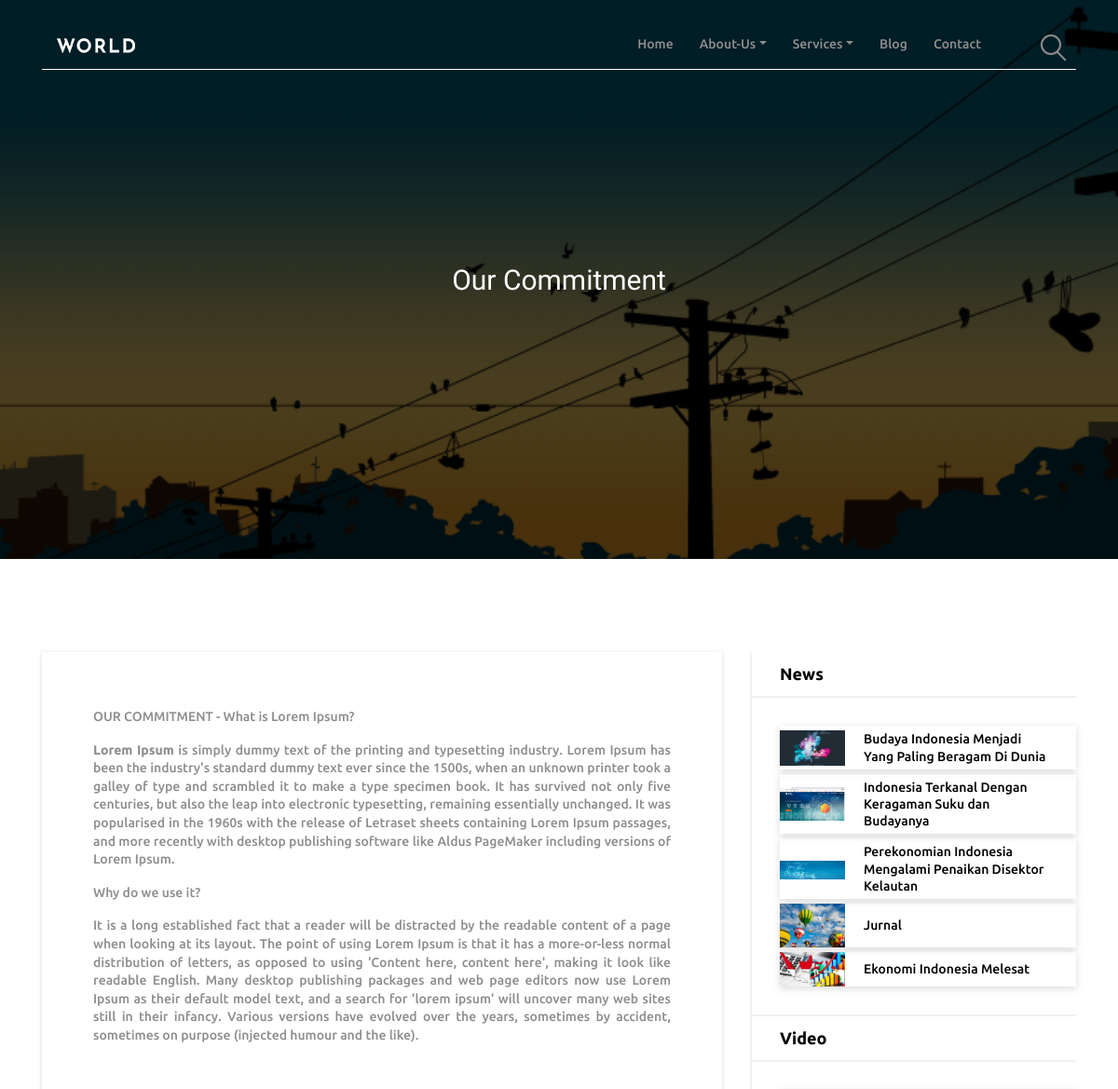
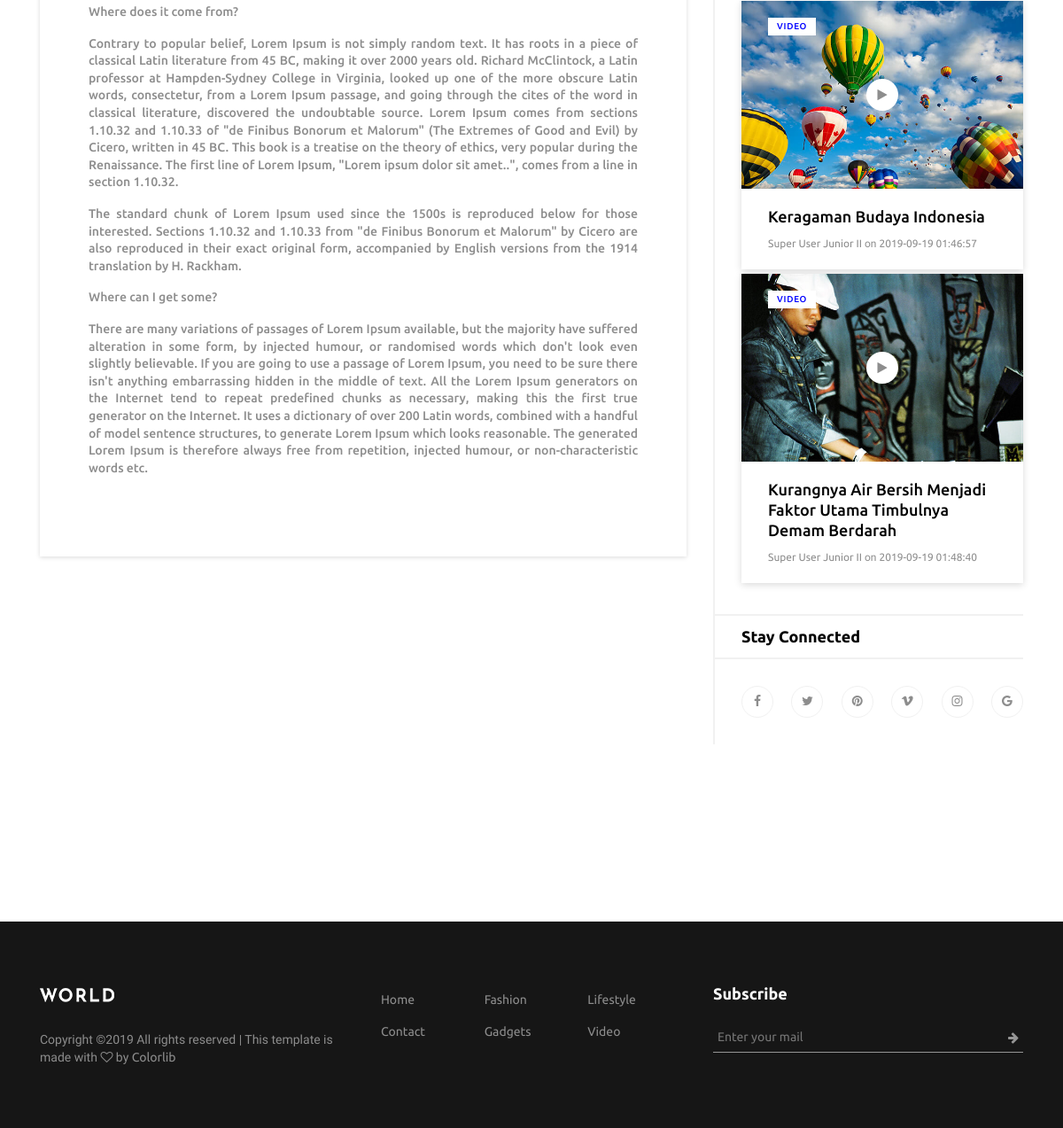
The app's page /about-us/our-commitment with its own data (2 pictures, top to bottom).
### tables this page shows
CREATE TABLE `logo_brandlogo` (
  `lbl_id` int(11) NOT NULL,
  `lbl_name` varchar(50) NOT NULL,
  `lbl_images` varchar(255) NOT NULL,
  `lbl_created_at` timestamp NOT NULL DEFAULT CURRENT_TIMESTAMP ON UPDATE CURRENT_TIMESTAMP,
  `lbl_created_by` int(11) NOT NULL,
  `lbl_edited_at` timestamp NOT NULL DEFAULT '0000-00-00 00:00:00',
  `lbl_edited_by` int(11) NOT NULL
);

CREATE TABLE `pages` (
  `pgs_id` int(11) NOT NULL,
  `pgs_name` varchar(100) NOT NULL,
  `pgs_slug` varchar(100) NOT NULL,
  `pgs_images` varchar(50) NOT NULL,
  `pgs_body` text NOT NULL,
  `pgs_created_at` timestamp NOT NULL DEFAULT CURRENT_TIMESTAMP,
  `pgs_created_by` int(11) NOT NULL,
  `pgs_edited_at` timestamp NOT NULL DEFAULT '0000-00-00 00:00:00',
  `pgs_edited_by` int(11) NOT NULL
);

CREATE TABLE `pages_sub` (
  `sub_pgs_id` int(11) NOT NULL,
  `sub_pgs_pages_id` int(11) NOT NULL,
  `sub_pgs_name` varchar(100) NOT NULL,
  `sub_pgs_slug` varchar(100) NOT NULL,
  `sub_pgs_images` varchar(50) NOT NULL,
  `sub_pgs_body` text NOT NULL,
  `sub_pgs_created_at` timestamp NOT NULL DEFAULT CURRENT_TIMESTAMP,
  `sub_pgs_created_by` int(11) NOT NULL,
  `sub_pgs_edited_at` timestamp NOT NULL DEFAULT '0000-00-00 00:00:00',
  `sub_pgs_edited_by` int(11) NOT NULL
);

CREATE TABLE `posts_categories` (
  `cat_pst_id` int(11) NOT NULL,
  `cat_pst_name` varchar(50) NOT NULL,
  `cat_pst_slug` varchar(50) NOT NULL,
  `cat_pst_body` text NOT NULL,
  `cat_pst_created_at` timestamp NOT NULL DEFAULT CURRENT_TIMESTAMP,
  `cat_pst_created_by` int(11) NOT NULL,
  `cat_pst_edited_at` timestamp NOT NULL DEFAULT '0000-00-00 00:00:00',
  `cat_pst_edited_by` int(11) NOT NULL
);

CREATE TABLE `posts` (
  `pst_id` int(11) NOT NULL,
  `pst_name` varchar(100) NOT NULL,
  `pst_slug` varchar(100) NOT NULL,
  `pst_categoriespost_id` int(100) NOT NULL,
  `pst_images` varchar(100) NOT NULL,
  `pst_link` varchar(255) NOT NULL,
  `pst_body` text NOT NULL,
  `pst_tags` varchar(255) NOT NULL,
  `pst_created_at` timestamp NOT NULL DEFAULT CURRENT_TIMESTAMP,
  `pst_created_by` int(11) NOT NULL,
  `pst_edited_at` timestamp NOT NULL DEFAULT '0000-00-00 00:00:00',
  `pst_edited_by` int(11) NOT NULL
);

CREATE TABLE `users` (
  `usr_id` int(11) NOT NULL,
  `usr_group_id` int(11) NOT NULL,
  `usr_level_id` int(11) NOT NULL,
  `usr_email` varchar(50) NOT NULL,
  `usr_password` varchar(255) NOT NULL,
  `usr_fullname` varchar(50) NOT NULL,
  `usr_slug` varchar(50) NOT NULL,
  `usr_phone` varchar(20) NOT NULL,
  `usr_address` text NOT NULL,
  `usr_images` varchar(50) NOT NULL,
  `usr_status` int(11) NOT NULL,
  `usr_activity` varchar(100) NOT NULL,
  `usr_created_at` timestamp NOT NULL DEFAULT CURRENT_TIMESTAMP,
  `usr_created_by` int(11) NOT NULL,
  `usr_edited_at` timestamp NOT NULL DEFAULT '0000-00-00 00:00:00',
  `usr_edited_by` int(11) NOT NULL
);

### application/views/frontend/pages/pagessubmenu/pages_menu_sub_view.php (the view, shortened to what the rows shown need)
<div class="hero-area height-600 bg-img background-overlay" style="background-image: url(<?=base_url()?>assets/backend/img/pages/subpages/<?=$pagessubview['sub_pgs_images']?>);">
    <div class="container h-100">
        <div class="row h-100 align-items-center justify-content-center">
            <div class="col-12 col-md-8 col-lg-6">
                <div class="single-blog-title text-center">
                    <h3><?=$pagessubview['sub_pgs_name']?></h3>
                </div>
            </div>
        </div>
    </div>
</div>
<div class="main-content-wrapper section-padding-100">
    <div class="container">
        <div class="row justify-content-center">
            <div class="col-12 col-lg-8">
                <div class="single-blog-content mb-100">
                    <div class="post-content">
                        <h6><?=$pagessubview['sub_pgs_body']?></h6>
                    </div>
                </div>
            </div>
            <div class="col-12 col-md-8 col-lg-4">
                <div class="post-sidebar-area mb-100">
                    <div class="sidebar-widget-area">
                        <div class="widget-content">
                           <?php foreach(array_slice($postsview, 0, 5) as $pstview) :?>
                                <div class="single-blog-post post-style-2 d-flex align-items-center widget-post">
                                    <?php foreach($categoriesposts as $catpst) : ?>
                                        <?php if($pstview['pst_categoriespost_id'] == $catpst['cat_pst_id']) { ?>
                                        <div class="post-thumbnail">
                                            <a href="<?=site_url('/posts/'.$catpst['cat_pst_slug'].'/'.$pstview['pst_slug']); ?>"><img width="320px" <?php if($pstview['pst_images'] == 'noimagesheader.jpg') { ?> src="<?=base_url()?>assets/frontend/img/thumbnail/thumbnail.jpg" <?php }else{?>src="<?=base_url()?>assets/backend/img/posts/<?=$pstview['pst_images']?>" <?php }?> alt=""></a>
                                        </div>
                                        <div class="post-content">
                                            <a href="<?=site_url('/posts/'.$catpst['cat_pst_slug'].'/'.$pstview['pst_slug']); ?>" class="headline">
                                                <h5 class="mb-0"><?=$pstview['pst_name']?></h5>
                                            </a>
                                        </div>
                                    <?php } ?>
                                    <?php endforeach ?>
                                </div>
                            <?php endforeach ?>
                        </div>
                    </div>
                    <div class="sidebar-widget-area">
                        <div class="widget-content">
                            <?php foreach(array_slice($postsvideo,0 ,2) as $pstvideo) : ?>
                            <?php foreach($categoriesposts as $catpst) : ?>
                                <?php if($pstvideo['pst_categoriespost_id'] == $catpst['cat_pst_id'])  {?>
                                <div class="single-blog-post wow fadeInUpBig" data-wow-delay="0.2s">
                                    <div class="post-thumbnail">
                                        <a href="<?=site_url('/posts/'.$catpst['cat_pst_slug'].'/'.$pstvideo['pst_slug']); ?>">
                                        </a>
                                        <div class="post-cta"><a href="<?=site_url('/category/'.$catpst['cat_pst_slug'])?>"><?=$catpst['cat_pst_name']?></a></div>
                                        <a href="<?=$pstvideo['pst_link']?>" class="video-btn"><i class="fa fa-play"></i></a>
                                    </div>
                                    <div class="post-content">
                                        <a href="<?=site_url('/posts/'.$catpst['cat_pst_slug'].'/'.$pstvideo['pst_slug']); ?>" class="headline">
                                            <h5><?=$pstvideo['pst_name']?></h5>
                                        </a>
                                        <?php foreach($users as $usr) : ?>
                                            <?php if($pstvideo['pst_created_by'] == $usr['usr_id']) {?>
                                                <div class="post-meta">
                                                    <p><a href="#" class="post-author"><?=$usr['usr_fullname']?></a> on <a href="#" class="post-date"><?=$pstvideo['pst_created_at']?></a></p>
                                                </div>
                                            <?php }?>
                                        <?php endforeach ?>
                                    </div>
                                </div>
                                <?php }?>
                            <?php endforeach ?>
                            <?php endforeach ?>
                        </div>
                    </div>
                </div>
            </div>
        </div>
    </div>
</div>

### application/views/temp_frontend.php (shortened to what the rows shown need)
<!DOCTYPE html>
<html lang="en">
<head>
    <link rel="stylesheet" href="<?=base_url()?>assets/frontend/style.css">
</head>
<body>
    <header class="header-area">
        <div class="container">
            <div class="row">
                <div class="col-12">
                    <nav class="navbar navbar-expand-lg">
                        <?php  foreach($brandlogo as $brlogo) : ?>
                            <a class="navbar-brand" href="<?=site_url()?>"><img src="<?=base_url()?>assets/backend/img/controlpanel/brandlogo/<?=$brlogo['lbl_images']?>" alt="Logo"></a>
                        <?php endforeach ?>
                        <div class="collapse navbar-collapse" id="worldNav">
                            <ul class="navbar-nav ml-auto">
                                <?php foreach(array_slice($pages, 2) as $pgs) : ?>
                                <li class="nav-item ">
                                    <a class="nav-link" href="<?=site_url()?><?=$pgs['pgs_slug'];?>"><?=$pgs['pgs_name'];?></a>
                                </li>
                                <?php endforeach; ?>
                            </ul>
                        </div>
                    </nav>
                </div>
            </div>
        </div>
    </header>
        <?=$contentsfrontend?>
    <footer class="footer-area">
        <div class="container">
        </div>
    </footer>
</body>
</html>

### records on screen
logo_brandlogo: lbl_images (picture)
pages: pgs_name "Blog"
pages: pgs_name "Contact"
pages_sub: sub_pgs_images (picture), sub_pgs_name "Our Commitment", sub_pgs_body "OUR COMMITMENT - What is Lorem Ipsum? Lorem Ipsum is simply dummy text of the printing and typesetting industry. Lorem Ipsum has been the industry's standard dummy text ever since the 1500s, when an unknown printer took a galley of type and scrambled it to make a type specimen book. It has survived not only five centuries, but also the leap into electronic typesetting, remaining essentially unchanged. It was popularised in the 1960s with the release of Letraset sheets containing Lorem Ipsum passages, and more recently with desktop publishing software like Aldus PageMaker including versions of Lorem Ipsum. Why do we use it? It is a long established fact that a reader will be distracted by…"
posts: pst_name "Budaya Indonesia Menjadi Yang Paling Beragam Di Dunia"
posts_categories: shows a picture, posts.pst_images (picture)
posts: pst_name "Indonesia Terkanal Dengan Keragaman Suku dan Budayanya"
posts: pst_name "Perekonomian Indonesia Mengalami Penaikan Disektor Kelautan"
posts_categories: posts.pst_images (picture)
posts: pst_name "Jurnal"
posts_categories: posts.pst_images (picture)
posts: pst_name "Ekonomi Indonesia Melesat"
posts: pst_name "Keragaman Budaya Indonesia", pst_created_at "2019-09-19 01:46:57"
posts_categories: cat_pst_name "VIDEO"
users: usr_fullname "Super User Junior II"
posts: pst_name "Kurangnya Air Bersih Menjadi Faktor Utama Timbulnya Demam Berdarah", pst_created_at "2019-09-19 01:48:40"
